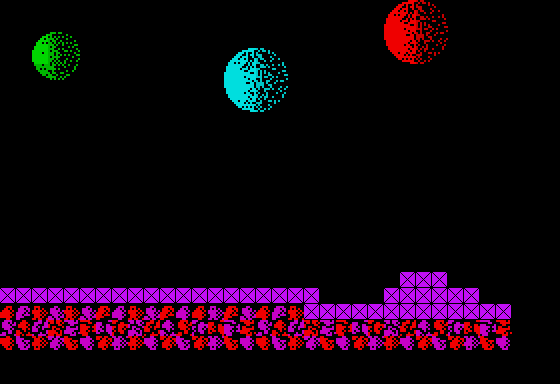

This is a level from a 2D game, rendered from its Tiled map with the project's own tilesets. A one-line summary and the map file follow, with tile-layer data summarised:
An orthogonal 35x24 tile map with 16x16 px tiles, 4 tile layers (Stars, Tile Layer 1, Tile Layer 2, Collision), 25 tilesets and 4 objects (2x waggon, vitorc, jellyfish_creator).

<map version="1.0" orientation="orthogonal" width="35" height="24" tilewidth="16" tileheight="16">
 <properties>
  <property name="background_color" value="#000000" />
  <property name="nextLevel" value="L01S24" />
 </properties>
 <tileset firstgid="1" name="tiles" tilewidth="16" tileheight="16">
  <image source="../images/tiles.gif" width="240" height="512" />
 </tileset>
 <tileset firstgid="481" name="metatiles" tilewidth="16" tileheight="16">
  <image source="../images/metatiles.gif" width="128" height="16" />
  <tile id="0">
   <properties>
    <property name="type" value="solid" />
   </properties>
  </tile>
 </tileset>
 <tileset firstgid="489" name="ship" tilewidth="176" tileheight="128">
  <image source="../images/ship.gif" width="176" height="128" />
 </tileset>
 <tileset firstgid="490" name="ship_fire" tilewidth="16" tileheight="32">
  <image source="../images/ship_fire.gif" width="48" height="128" />
 </tileset>
 <tileset firstgid="502" name="light" tilewidth="16" tileheight="16">
  <image source="../images/light.gif" width="128" height="32" />
 </tileset>
 <tileset firstgid="518" name="vitorc" tilewidth="48" tileheight="64">
  <image source="../images/vitorc.gif" width="528" height="64" />
 </tileset>
 <tileset firstgid="529" name="turret" tilewidth="96" tileheight="80">
  <image source="../images/turret.gif" width="96" height="80" />
 </tileset>
 <tileset firstgid="530" name="cocoon" tilewidth="80" tileheight="128">
  <image source="../images/cocoon.gif" width="80" height="128" />
 </tileset>
 <tileset firstgid="531" name="radar" tilewidth="80" tileheight="128">
  <image source="../images/radar.gif" width="80" height="128" />
 </tileset>
 <tileset firstgid="532" name="rocket" tilewidth="64" tileheight="96">
  <image source="../images/rocket.gif" width="64" height="96" />
 </tileset>
 <tileset firstgid="533" name="grenade_pack" tilewidth="32" tileheight="32">
  <image source="../images/grenade_pack.gif" width="32" height="32" />
 </tileset>
 <tileset firstgid="534" name="teleport" tilewidth="64" tileheight="96">
  <image source="../images/teleport.gif" width="512" height="96" />
 </tileset>
 <tileset firstgid="542" name="piston" tilewidth="48" tileheight="64">
  <image source="../images/piston.gif" width="48" height="64" />
 </tileset>
 <tileset firstgid="543" name="bubble" tilewidth="32" tileheight="32">
  <image source="../images/bubble.gif" width="96" height="192" />
 </tileset>
 <tileset firstgid="561" name="rocks" tilewidth="16" tileheight="16">
  <image source="../images/rocks.gif" width="512" height="48" />
 </tileset>
 <tileset firstgid="657" name="incubator" tilewidth="64" tileheight="96">
  <image source="../images/incubator.gif" width="64" height="96" />
 </tileset>
 <tileset firstgid="658" name="ammo_pack" tilewidth="32" tileheight="32">
  <image source="../images/ammo_pack.gif" width="32" height="32" />
 </tileset>
 <tileset firstgid="659" name="double_launcher" tilewidth="64" tileheight="48">
  <image source="../images/double_launcher.gif" width="64" height="48" />
 </tileset>
 <tileset firstgid="660" name="mine" tilewidth="32" tileheight="16">
  <image source="../images/mine.gif" width="32" height="16" />
 </tileset>
 <tileset firstgid="661" name="missile_guidance" tilewidth="64" tileheight="64">
  <image source="../images/missile_guidance.gif" width="64" height="64" />
 </tileset>
 <tileset firstgid="662" name="gate" tilewidth="16" tileheight="16">
  <image source="../images/gate.gif" width="176" height="144" />
 </tileset>
 <tileset firstgid="761" name="interceptor" tilewidth="32" tileheight="32">
  <image source="../images/interceptor.gif" width="96" height="192" />
 </tileset>
 <tileset firstgid="779" name="jellyfish" tilewidth="32" tileheight="32">
  <image source="../images/jellyfish.gif" width="96" height="192" />
 </tileset>
 <tileset firstgid="797" name="egg" tilewidth="16" tileheight="16">
  <image source="../images/egg.png" width="32" height="16" />
 </tileset>
 <tileset firstgid="799" name="waggon" tilewidth="64" tileheight="80">
  <image source="../images/waggon.gif" width="64" height="80" />
 </tileset>
 <layer name="Stars" width="35" height="24">
  <data>[840 cells, 0 non-empty, 0 distinct tile ids]</data>
 </layer>
 <objectgroup name="Object Layer 3" width="35" height="24" />
 <layer name="Tile Layer 1" width="35" height="24">
  <data>[840 cells, 105 non-empty, 42 distinct tile ids]</data>
 </layer>
 <objectgroup color="#a41e0c" name="Object Layer 1" width="35" height="24">
  <object name="vitorc" gid="518" x="0" y="288" />
  <object name="waggon" gid="799" x="128" y="288" />
  <object name="waggon" gid="799" x="224" y="288" />
  <object name="jellyfish_creator" gid="782" x="512" y="96">
   <properties>
    <property name="behavior" value="circular" />
   </properties>
  </object>
 </objectgroup>
 <objectgroup name="Object Layer 2" width="35" height="24" />
 <layer name="Tile Layer 2" width="35" height="24">
  <data>[840 cells, 128 non-empty, 110 distinct tile ids]</data>
 </layer>
 <objectgroup name="Object Layer 4" width="35" height="24" />
 <layer name="Collision" width="35" height="24">
  <data>[840 cells, 42 non-empty, 1 distinct tile ids]</data>
 </layer>
</map>
